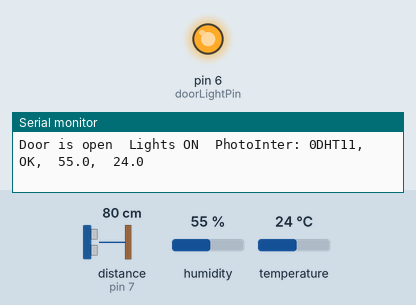
This sketch was run on a simulated Arduino Uno, built with avr-gcc and run on an emulated ATmega328P. On the bench: output pins drawn as LEDs (lit = HIGH), the last lines printed to the serial monitor. Wiring (inferred from the names in the program): ultrasonic range finder: trigger pin 8; echo pin 7. Dashed ring = blinking. The inputs (shaded band) are chosen by the test bench; at power-on: distance to the obstacle (sensor on pin 7) 80 cm, temperature 24 °C, humidity 55 %. The echo pulse lasts 58.3 µs per cm; pins used as bus, display or sensor lines are not drawn.

Above: at 1.3 s.
1.4 s: distance to the obstacle (sensor on pin 7) set to 11 cm
2.9 s: distance to the obstacle (sensor on pin 7) set to 8 cm
At 3.7 s:
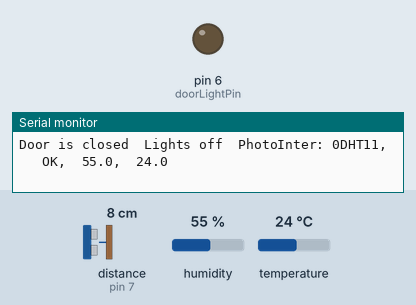
4.6 s: distance to the obstacle (sensor on pin 7) set to 6 cm
6.1 s: distance to the obstacle (sensor on pin 7) set to 3 cm
At 6.7 s:
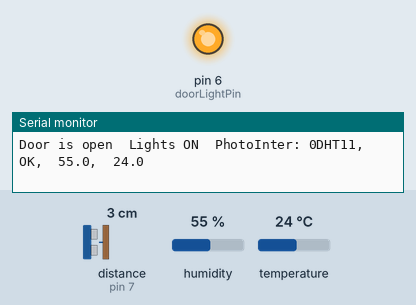
7.8 s: distance to the obstacle (sensor on pin 7) set to 9 cm
At 8.2 s:
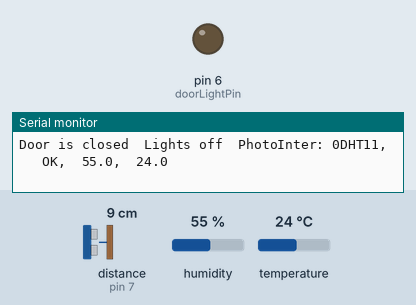
9.4 s: temperature set to 30 °C
11.2 s: temperature set to 33 °C
At 12.5 s:
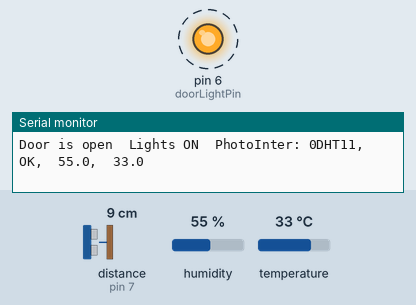
Timing chart, 0 to 15.3 s (numbered marks = the images above; inputs shaded):
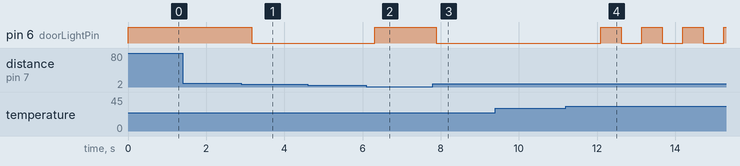

Measured:
- the behaviour switches between 10 and 9 cm on distance to the obstacle (sensor on pin 7) (found by bisection; images 0 and 1)
- the behaviour switches between 5 and 4 cm on distance to the obstacle (sensor on pin 7) (found by bisection; images 1 and 2)
- the behaviour switches between 31 and 32 °C on temperature (found by bisection; images 3 and 4)
- after the input at 2.9 s, pin 6 (doorLightPin): HIGH → LOW after 0.27 s
- after the input at 6.1 s, pin 6 (doorLightPin): LOW → HIGH after 0.22 s
- after the input at 7.8 s, pin 6 (doorLightPin): HIGH → LOW after 0.09 s
- after the input at 11.2 s, pin 6 (doorLightPin): alternates HIGH for 0.53 s and LOW for 0.53 s, starting after 0.90 s

The sketch:

smartOfficev1_0.ino
```cpp
// Tzivaras Vasiis
// vtzivaras@gmail.com

#define echoPin 7          // Echo Pin
#define trigPin 8          // Trigger Pin
#define doorLightPin 6     // Door light Pin
#define photointerPin = 5  // Photo Interapter Pin
#include <dht.h>

dht DHT;
int LED = 13;
#define DHT11_PIN 5

int maximumRange = 200;    // Maximum range needed
int minimumRange = 0;      // Minimum range needed
long duration, distance;   // Duration used to calculate distance

int DOOR_STATUS = 0;           // 1 if Door is closed 0 if opened
int DOOR_LIGHT = 0;            // 1 lights on and 0 lights off
int PHOTOINTER = 0;

void setup() {
 Serial.begin (9600);
 pinMode(trigPin, OUTPUT);
 pinMode(echoPin, INPUT);
 pinMode(doorLightPin, OUTPUT);
 pinMode(5, INPUT);
}

void updateDoorStatus() {
  digitalWrite(trigPin, LOW);
  delayMicroseconds(2);

  digitalWrite(trigPin, HIGH);
  delayMicroseconds(10);

  digitalWrite(trigPin, LOW);
  duration = pulseIn(echoPin, HIGH);

  //Calculate the distance (in cm) based on the speed of sound.
  distance = duration/58.2;
  if( (distance >= 4) && (distance <= 8) ) {
    // Closed door
    DOOR_STATUS = 0;
    DOOR_LIGHT = 0;
  }else{
    // Opened door
    DOOR_STATUS = 1;
    DOOR_LIGHT = 1;
  }
}

void checkTemp(int t) {
  if(t>25) {
      // Turn LED on
      digitalWrite(LED, HIGH);
      //Serial.println("LED is on");
  }else {
      // Turn LED off
      digitalWrite(LED, LOW);
      //Serial.println("LED is off");
  }
}

void updateTempHum() {
  Serial.print("DHT11, \t");
  int chk = DHT.read11(DHT11_PIN);
  switch (chk)
  {
    case DHTLIB_OK:
		Serial.print("OK,\t");
		break;
    case DHTLIB_ERROR_CHECKSUM:
		Serial.print("Checksum error,\t");
		break;
    case DHTLIB_ERROR_TIMEOUT:
		Serial.print("Time out error,\t");
		break;
    case DHTLIB_ERROR_CONNECT:
        Serial.print("Connect error,\t");
        break;
    case DHTLIB_ERROR_ACK_L:
        Serial.print("Ack Low error,\t");
        break;
    case DHTLIB_ERROR_ACK_H:
        Serial.print("Ack High error,\t");
        break;
    default:
		Serial.print("Unknown error,\t");
		break;
  }
  // DISPLAY DATA
  Serial.print(DHT.humidity, 1);
  Serial.print(",\t");
  Serial.println(DHT.temperature, 1);
  checkTemp(DHT.temperature);
}

void loop() {
  updateDoorStatus();


  // Door status
  if(DOOR_STATUS == 1) {
    Serial.print("Door is open\t");
  }else {
    Serial.print("Door is closed\t");
  }

  // Door light
  if(DOOR_STATUS == 1) {
    Serial.print("Lights ON\t");
    digitalWrite(doorLightPin, DOOR_LIGHT);
  }else {
    Serial.print("Lights off\t");
    digitalWrite(doorLightPin, DOOR_LIGHT);
  }

  PHOTOINTER = digitalRead(5);
  Serial.print("PhotoInter: ");
  Serial.print(PHOTOINTER);
  updateTempHum();

 //Delay 50ms before next reading.
 delay(500);
}
```
